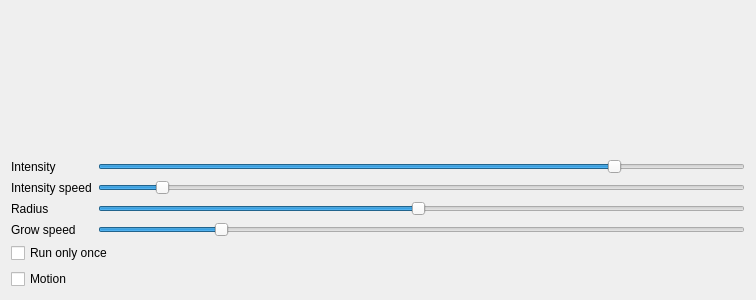
<?xml version="1.0" encoding="UTF-8"?>
<ui version="4.0">
 <class>Sunrise</class>
 <widget class="QWidget" name="Sunrise">
  <property name="geometry">
   <rect>
    <x>0</x>
    <y>0</y>
    <width>756</width>
    <height>300</height>
   </rect>
  </property>
  <property name="windowTitle">
   <string>Form</string>
  </property>
  <layout class="QGridLayout" name="gridLayout">
   <item row="6" column="0" colspan="2">
    <widget class="QCheckBox" name="motion">
     <property name="text">
      <string>Motion</string>
     </property>
    </widget>
   </item>
   <item row="1" column="0">
    <widget class="QLabel" name="label_3">
     <property name="text">
      <string>Intensity</string>
     </property>
    </widget>
   </item>
   <item row="3" column="1">
    <widget class="QTooltipedSlider" name="radius">
     <property name="minimum">
      <number>1</number>
     </property>
     <property name="maximum">
      <number>100</number>
     </property>
     <property name="value">
      <number>50</number>
     </property>
     <property name="orientation">
      <enum>Qt::Horizontal</enum>
     </property>
    </widget>
   </item>
   <item row="4" column="1">
    <widget class="QTooltipedSlider" name="grow_speed">
     <property name="minimum">
      <number>1</number>
     </property>
     <property name="maximum">
      <number>50</number>
     </property>
     <property name="value">
      <number>10</number>
     </property>
     <property name="orientation">
      <enum>Qt::Horizontal</enum>
     </property>
    </widget>
   </item>
   <item row="0" column="0" colspan="2">
    <spacer name="verticalSpacer">
     <property name="orientation">
      <enum>Qt::Vertical</enum>
     </property>
     <property name="sizeHint" stdset="0">
      <size>
       <width>20</width>
       <height>40</height>
      </size>
     </property>
    </spacer>
   </item>
   <item row="2" column="1">
    <widget class="QTooltipedSlider" name="intensity_speed">
     <property name="minimum">
      <number>1</number>
     </property>
     <property name="maximum">
      <number>100</number>
     </property>
     <property name="value">
      <number>10</number>
     </property>
     <property name="orientation">
      <enum>Qt::Horizontal</enum>
     </property>
    </widget>
   </item>
   <item row="1" column="1">
    <widget class="QTooltipedSlider" name="max_intensity">
     <property name="minimum">
      <number>1</number>
     </property>
     <property name="maximum">
      <number>99</number>
     </property>
     <property name="value">
      <number>80</number>
     </property>
     <property name="orientation">
      <enum>Qt::Horizontal</enum>
     </property>
    </widget>
   </item>
   <item row="2" column="0">
    <widget class="QLabel" name="label_4">
     <property name="text">
      <string>Intensity speed</string>
     </property>
    </widget>
   </item>
   <item row="3" column="0">
    <widget class="QLabel" name="label">
     <property name="text">
      <string>Radius</string>
     </property>
    </widget>
   </item>
   <item row="4" column="0">
    <widget class="QLabel" name="label_2">
     <property name="text">
      <string>Grow speed</string>
     </property>
    </widget>
   </item>
   <item row="5" column="0" colspan="2">
    <widget class="QCheckBox" name="run_once">
     <property name="text">
      <string>Run only once</string>
     </property>
    </widget>
   </item>
  </layout>
 </widget>
 <customwidgets>
  <customwidget>
   <class>QTooltipedSlider</class>
   <extends>QSlider</extends>
   <header location="global">QTooltipedSlider.h</header>
  </customwidget>
 </customwidgets>
 <resources/>
 <connections/>
</ui>
